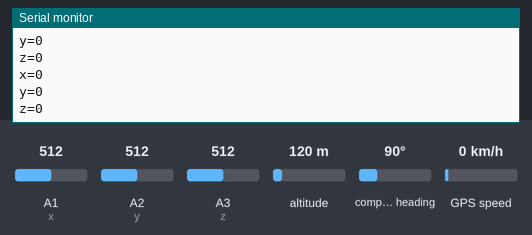
The sketch below on a simulated Arduino Uno, built with avr-gcc and run on an emulated ATmega328P. Shown: the last lines printed to the serial monitor. The inputs (shaded band) are chosen by the test bench; at power-on: A1 (x) = 512, A2 (y) = 512, A3 (z) = 512, altitude 120 m, compass heading 90°, GPS speed 0 km/h. The GPS gets a fix after 3 s at 37.7749, -122.4194 with 8 satellites; the modem accepts every AT command (registered, SIM ready, sends succeed) and sends nothing else.

Above: at 2.2 s.
2.3 s: A1 (x) set to 556
At 4.0 s:
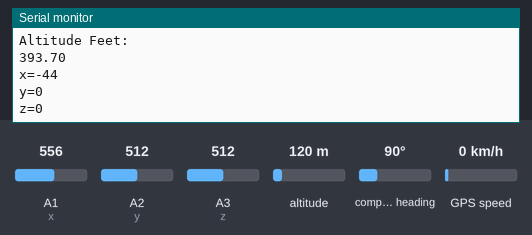
4.5 s: A1 (x) set to 571
At 6.2 s:
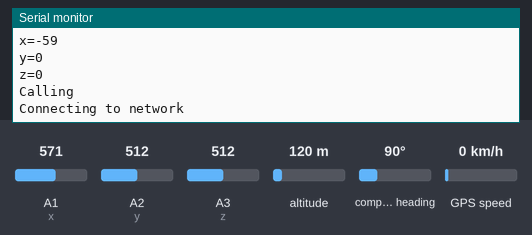
Timing chart, 0 to 7.7 s (numbered marks = the images above; inputs shaded):
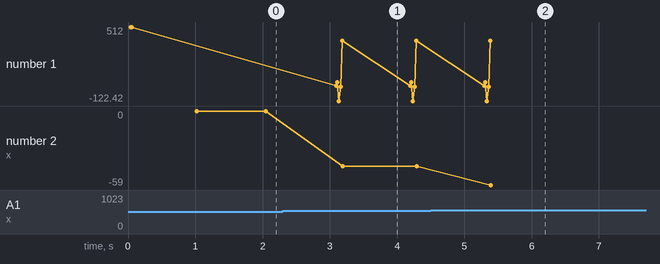

Measured:
- the behaviour switches between 562 and 563 on A1 (x) (found by bisection; images 1 and 2)
- after the input at 2.3 s, the serial monitor: prints a new line after 0.89 s (image 1)
- after the input at 4.5 s, the serial monitor: prints a new line after 0.89 s (image 2)
- plotted number 2: 0 → -44 after the input at 2.3 s, -44 → -59 after the input at 4.5 s

The sketch:

IOTACCIDENT.ino
```cpp
#include "TinyGPS++.h"
#include "SoftwareSerial.h"
SoftwareSerial GPRS(2,3);
SoftwareSerial serial_connection(10,11);
TinyGPSPlus gps;

float latitude=0;
float longitude=0;
String Speed="";
int Contrast=20;

#define x A1
#define y A2
#define z A3

int xsample=0;
int ysample=0;
int zsample=0;
#define samples 10

#define minVal -50
#define MaxVal 50

void setup()
{
  Serial.begin(9600);
  serial_connection.begin(9600);
  Serial.println("Successfully Initialized...");
  Serial.println("GPS Start");

  for(int i=0;i<samples;i++)
  {
    xsample+=analogRead(x);
    ysample+=analogRead(y);
    zsample+=analogRead(z);
  }

  xsample/=samples;
  ysample/=samples;
  zsample/=samples;

  Serial.println(xsample);
  Serial.println(ysample);
  Serial.println(zsample);
  delay(1000);
}

void loop()
{
  while(serial_connection.available())
  {gps.encode(serial_connection.read());
  }
  if(gps.location.isUpdated())
  {Serial.println("Satellite Count:");
  Serial.println(gps.satellites.value());
  Serial.println("Latitude:");
  Serial.println(gps.location.lat(), 6);
  Serial.println("Longitude:");
  Serial.println(gps.location.lng(), 6);
  Serial.println("Speed MPH:");
  Serial.println(gps.speed.mph());
  Serial.println("Altitude Feet:");
  Serial.println(gps.altitude.feet());
  Serial.println("");
  }

  int value1=analogRead(x);
  int value2=analogRead(y);
  int value3=analogRead(z);

  int xValue=xsample-value1;
  int yValue=ysample-value2;
  int zValue=zsample-value3;

  Serial.print("x=");
  Serial.println(xValue);
  Serial.print("y=");
  Serial.println(yValue);
  Serial.print("z=");
  Serial.println(zValue);

  if(xValue<minVal||xValue>MaxVal||yValue<minVal||yValue>MaxVal||zValue<minVal||zValue>MaxVal)
  for(int i=0;i<5;i++)
  {Serial.println("Calling");
  GPRS.begin(9600);
  Serial.println("Connecting to network");
  delay(2000);
  Serial.println("Should be connected to network by now");
  GPRS.print("ATD+xxxxxxxxxx;\r");
  Serial.println("Dialling");
  delay(1200);
  GPRS.print("ATH\r");
  Serial.println("Disconnect");

  GPRS.print("Accident Detected:");
  GPRS.print("Location:");
  GPRS.print("Latitude - ");
  GPRS.print(latitude);
  GPRS.print("Longitude - ");
  GPRS.print(longitude);
  GPRS.print("Accident Detected:");
  GPRS.print(latitude);
  GPRS.print("+");
  GPRS.print(longitude);
  GPRS.write(26);
  GPRS.print("ATD+xxxxxxxxxx;\r");
  }
  delay(1000);}
```
